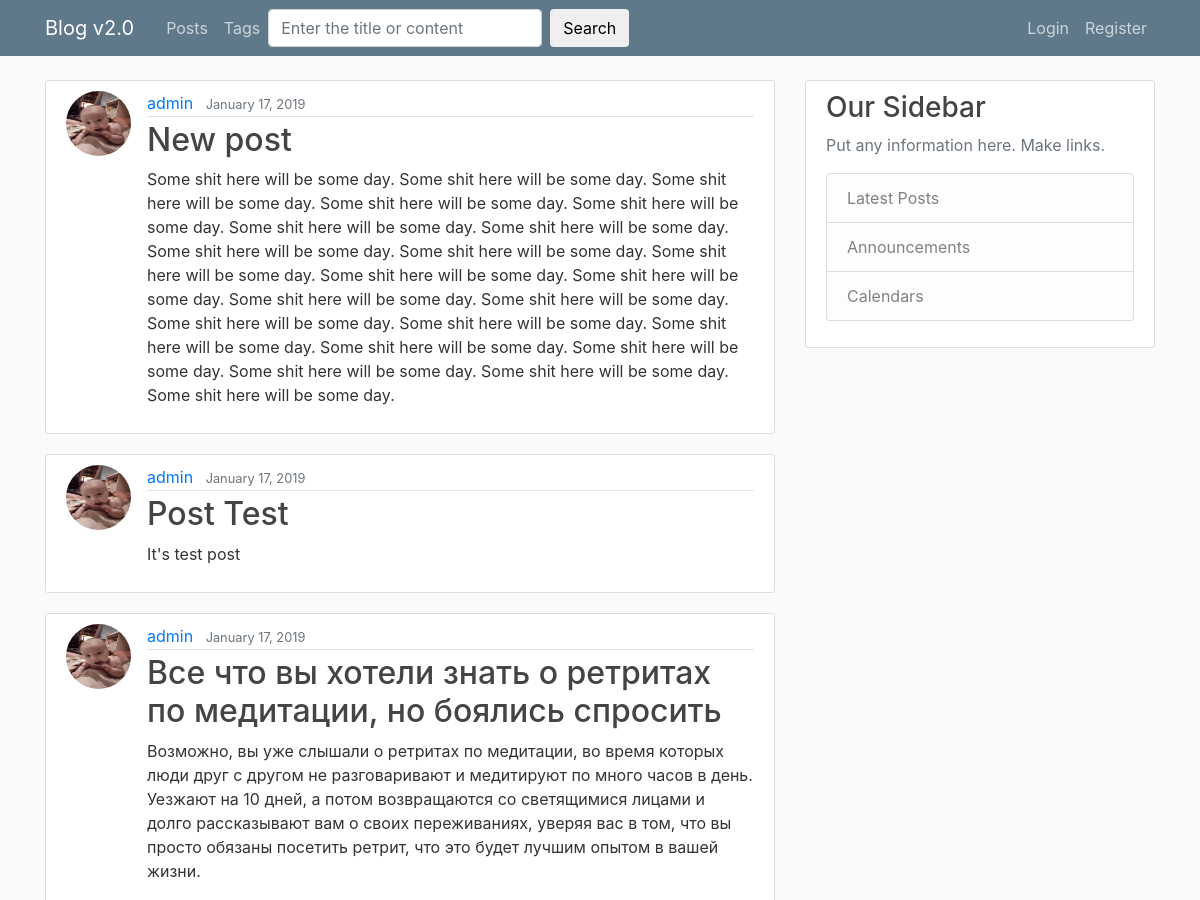
The app's page / (upper part), older data.
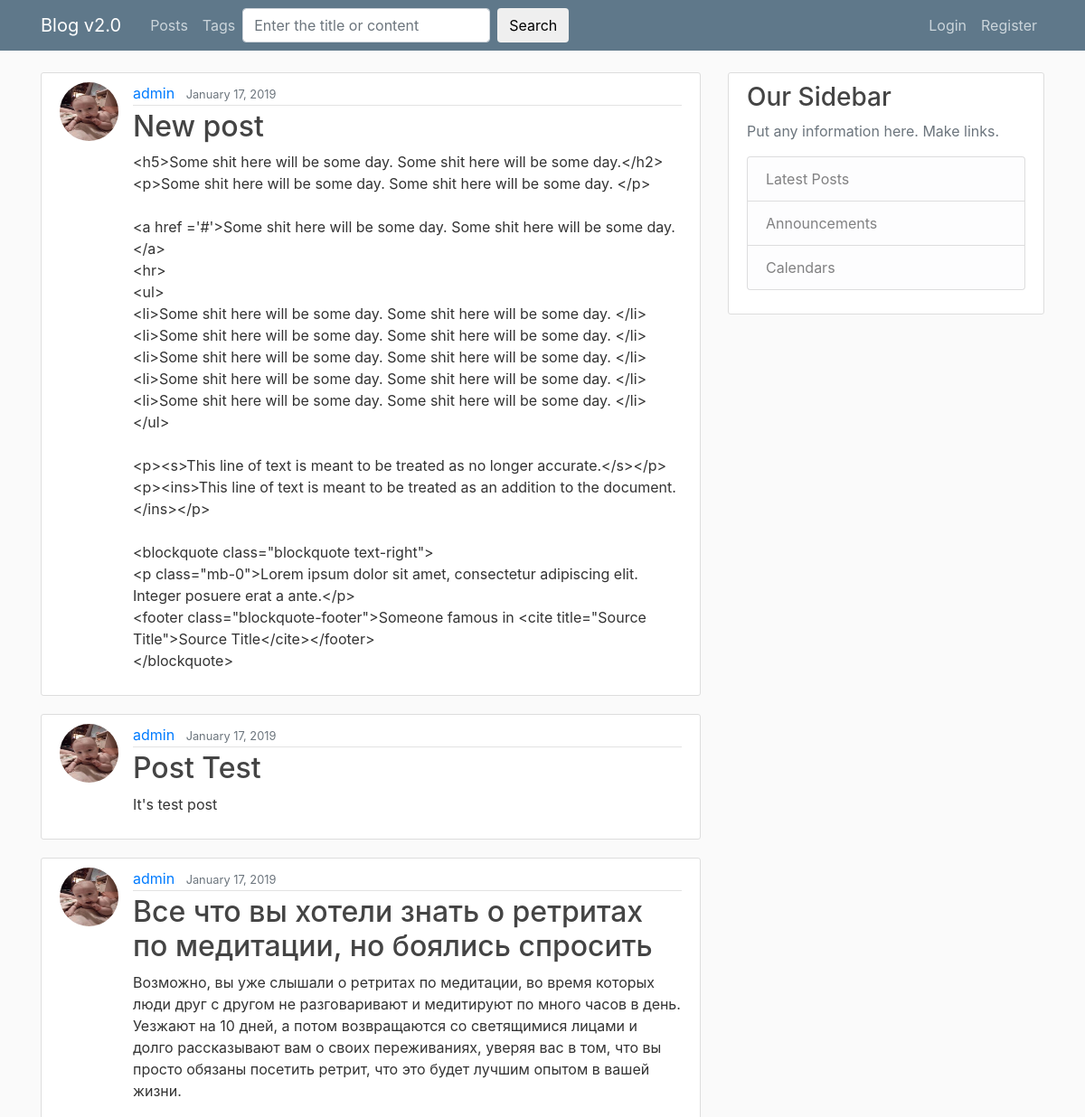
The same page, newer data.
### blog/models.py (models this page shows, shortened)
class Post(models.Model):
	title = models.CharField(max_length = 150, unique = True)
	slug = models.SlugField(max_length = 150, unique = True, blank = True)
	content = models.TextField()
	date_posted = models.DateTimeField(default = timezone.now)
	author = models.ForeignKey(User, on_delete = models.CASCADE)
	tags = models.ManyToManyField('Tag', blank = True, related_name = 'posts')
	likes = models.PositiveIntegerField(default = 0)
	dislikes = models.PositiveIntegerField(default = 0)
	user_reaction = models.ManyToManyField(settings.AUTH_USER_MODEL, blank = True, related_name = 'user_reaction')
	class Meta:
		ordering = ('-date_posted',)

### users/models.py (models this page shows, shortened)
class Profile(models.Model):
	user = models.OneToOneField(User, on_delete = models.CASCADE)
	image = models.ImageField(default = 'default.jpg', upload_to = save_image_path)

### blog/views.py (the view)
# urls.py: path('', PostListView.as_view(), name = 'blog-home'),
class PostListView(ListView):
	model = Post
	template_name = 'blog/home.html'
	paginate_by = 5
	def get_context_data(self, *args, **kwargs):
		context = super(PostListView, self).get_context_data(*args, **kwargs)
		p = Paginator(Post.objects.select_related().all(), self.paginate_by)
		context['posts'] = p.page(context['page_obj'].number)
		context['user'] = self.request.user
		context['tags_sidebar'] = Tag.objects.all()
		return context

### blog/templates/blog/home.html
{% extends 'blog/base.html' %}
{% block content %}
	{% for post in posts %}
	<article class="media content-section">
	  <img src="{{ post.author.profile.image.url }}" class = 'rounded-circle article-img'>
	  <div class="media-body">
	    <div class="article-metadata">
	      <a class="mr-2" href="#">{{ post.author }}</a>
	      <small class="text-muted">{{ post.date_posted|date:'F d, Y' }}</small>
	    </div>
	    <h2><a class="article-title" href="{% url 'post-detail' post.id %}">{{ post.title }}</a></h2>
	    <p class="article-content">{{ post.content }}</p>
	  </div>
	</article>
	{% endfor %}
{% endblock %}

Row changes from the older to the newer data that the page shows:
changed Post "New post": content "Some shit here will be some day. Some shit here will be some day. Some shit here will be some day. Some shit here will be some day. Some shit here will be some day. Some shit here will be some day. Some shit here will be some day. Some shit here will be some day. Some shit here will be some day. Some shit here will be some day. Some shit here will be some day. Some shit here will be some day. Some shit here will be some day. Some shit here will be some day. Some shit here will be some day. Some shit here will be some day. Some shit here will be some day. Some shit here will be some day. Some shit here will be some day. Some shit here will be some day. Some shit here will be some day. Some…" → "<h5>Some shit here will be some day. Some shit here will be some day.</h2> <p>Some shit here will be some day. Some shit here will be some day. </p> <a href ='#'>Some shit here will be some day. Some shit here will be some day.</a> <hr> <ul> <li>Some shit here will be some day. Some shit here will be some day. </li> <li>Some shit here will be some day. Some shit here will be some day. </li> <li>Some shit here will be some day. Some shit here will be some day. </li> <li>Some shit here will be some day. Some shit here will be some day. </li> <li>Some shit here will be some day. Some shit here will be some day. </li> </ul> <p><s>This line of text is meant to be treated as no longer…"
